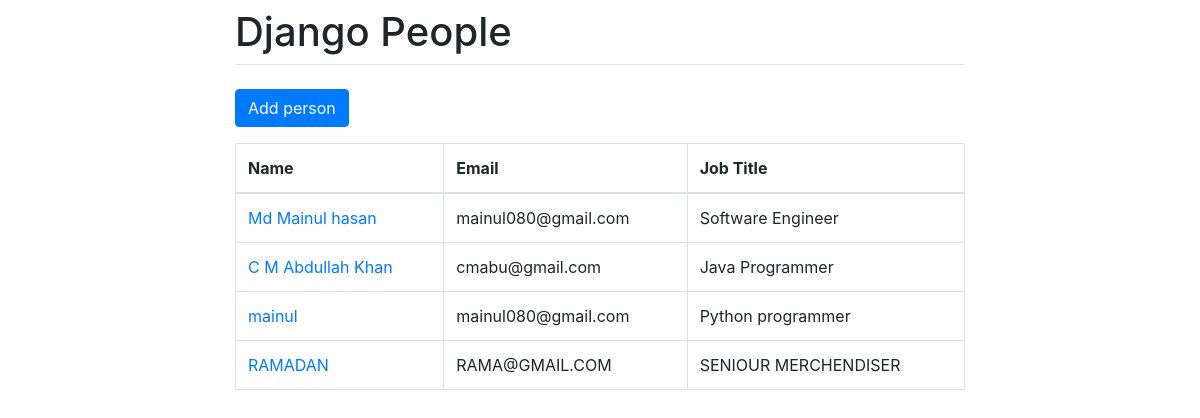
The page / on the database its author committed.
### people/models.py (models this page shows)
class Person(models.Model):
    name = models.CharField(max_length=130)
    email = models.EmailField(blank=True)
    job_title = models.CharField(max_length=30, blank=True)
    bio = models.TextField(blank=True)

### people/views.py (the view)
# urls.py: path('', PersonListView.as_view(), name='person_list'),
class PersonListView(ListView):
    model = Person
    context_object_name = 'people'

### templates/people/person_list.html
{% extends 'base.html' %}
{% block content %}
  <p>
    <a href="{% url 'person_add' %}" class="btn btn-primary">Add person</a>
  </p>
  <table class="table table-bordered">
    <thead>
      <tr>
        <th>Name</th>
        <th>Email</th>
        <th>Job Title</th>
      </tr>
    </thead>
    <tbody>
      {% for person in people %}
        <tr>
          <td><a href="{% url 'person_edit' person.pk %}">{{ person.name }}</a></td>
          <td>{{ person.email }}</td>
          <td>{{ person.job_title }}</td>
        </tr>
      {% empty %}
        <tr class="table-active">
          <td colspan="3">No data</td>
        </tr>
      {% endfor %}
    </tbody>
  </table>
{% endblock %}

### templates/base.html (shortened to what this page needs)
<!doctype html>
<html lang="en">
  <head>
    <link rel="stylesheet" href="https://stackpath.bootstrapcdn.com/bootstrap/4.1.3/css/bootstrap.min.css">
  </head>
  <body>
    <div class="container">
      <div class="row justify-content-center">
        <div class="col-8">
          <h1 class="mt-2">Django People</h1>
          <hr class="mt-0 mb-4">
          {% block content %}
          {% endblock %}
        </div>
      </div>
    </div>
  </body>
</html>

### rows shown on the page
Person: name "Md Mainul hasan", email "mainul080@gmail.com", job_title "Software Engineer"
Person: name "C M Abdullah Khan", email "cmabu@gmail.com", job_title "Java Programmer"
Person: name "mainul", email "mainul080@gmail.com", job_title "Python programmer"
Person: name "RAMADAN", email "RAMA@GMAIL.COM", job_title "SENIOUR MERCHENDISER"
